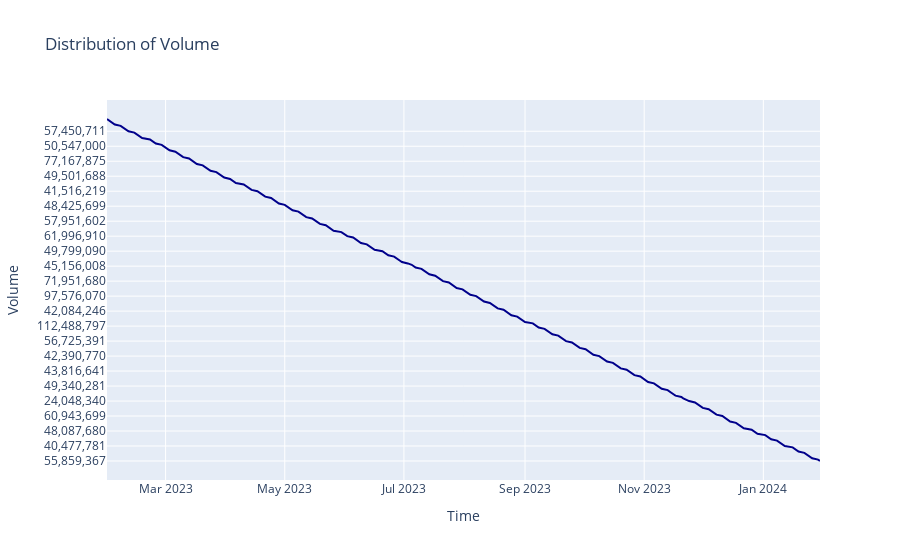

Here is the notebook cell this chart was saved with:
### Code cell
# now show distribution of Volume
fig6 = go.Figure()
fig6.add_trace(go.Line(x = dataset.index, y = dataset['Volume'], marker = dict(color = 'darkblue')))
fig6.update_layout(title = 'Distribution of Volume', xaxis_title = 'Time', yaxis_title = 'Volume', height = 500)
fig6.show()

### Figure 1 — Plotly figure (JSON) as saved in the notebook; plotly's stock layout.template omitted (floating-point values rounded to 4 significant figures; data arrays with more than 128 entries replaced by an {"elided": "..."} marker saying what was removed)
{"data": [{"marker": {"color": "darkblue"}, "type": "scatter", "x": {"elided": "252 str values"}, "y": {"elided": "252 str values"}}], "layout": {"autosize": true, "title": {"text": "Distribution of Volume"}, "xaxis": {"autorange": true, "range": ["2023-01-30", "2024-01-30"], "title": {"text": "Time"}, "type": "date"}, "yaxis": {"autorange": true, "range": [-13.94, 264.9], "title": {"text": "Volume"}, "type": "category"}}}
